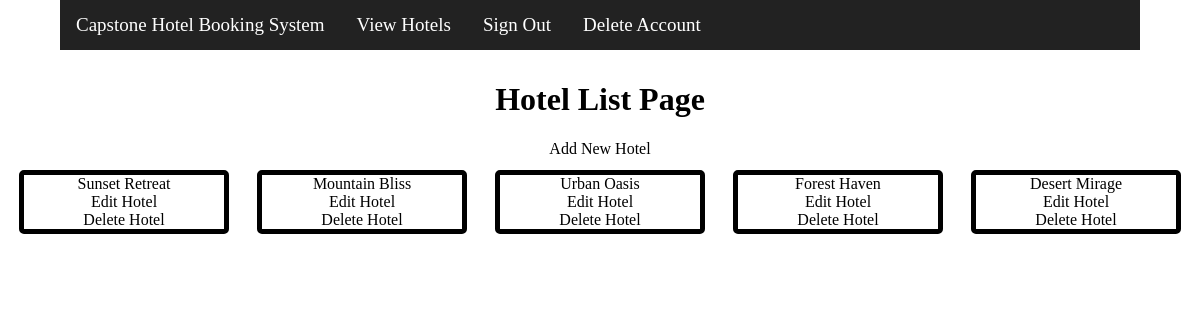
The page /hotel_list_staff (signed in) on the database its author committed.
### Hotels/models.py (models this page shows)
class Hotel(models.Model):
    name = models.CharField(max_length=100)
    address_line_1 = models.TextField()
    address_line_2 = models.TextField()
    town_city = models.TextField()
    country = models.TextField()
    description = models.TextField()

### Hotels/views.py (the view)
# urls.py: path('hotel_list_staff', views.HotelListStaff, name='Hotel List Staff'),
@staff_member_required(login_url="/account/sign_in")
def HotelListStaff(request):
    template = loader.get_template("hotel_list_staff.html")
    context = {'hotels': Hotel.objects.all().values()}
    return HttpResponse(template.render(context, request))

### Hotels/templates/hotel_list_staff.html (shortened to what this page needs)
<!DOCTYPE html>
<html>
    <head>
        {% load static %}
        <link rel="stylesheet" href="/static/css/hotel_list_staff.css">
    </head>
    <body>
        {% include 'page_header.html' %}
        <h1>Hotel List Page</h1>
        <div onclick="location.href='/hotel_add';", style="cursor: pointer;"> Add New Hotel </div>
        {% for x in hotels %}
            <div class="hotel_details">
                <div>{{ x.name }}</div>
                <div onclick="location.href='/hotel_details_staff/{{x.id}}';", style="cursor: pointer;"> Edit Hotel </div>
                <div onclick="location.href='/hotel_delete/{{x.id}}';", style="cursor: pointer;"> Delete Hotel </div>
            </div>
        {% endfor %}
    </body>
</html>

### Hotels/static/css/hotel_list_staff.css (style rules this page uses)
div.hotel_details { display:inline-flex; flex-direction:column; border:black solid 5px; border-radius: 5px; width: 200px; margin: 1%; text-align: center; }

### Core/static/css/base.css (style rules this page uses)
body { text-align:center; margin:0px; }

### rows shown on the page
Hotel: name "Sunset Retreat"
Hotel: name "Mountain Bliss"
Hotel: name "Urban Oasis"
Hotel: name "Forest Haven"
Hotel: name "Desert Mirage"
